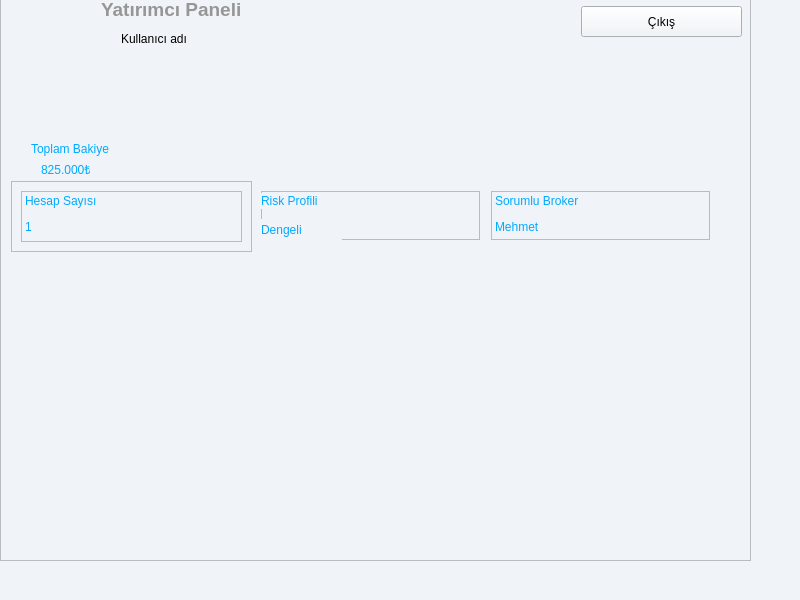
<?xml version="1.0" encoding="UTF-8"?>
<ui version="4.0">
 <class>MainWindow</class>
 <widget class="QMainWindow" name="MainWindow">
  <property name="geometry">
   <rect>
    <x>0</x>
    <y>0</y>
    <width>800</width>
    <height>600</height>
   </rect>
  </property>
  <property name="windowTitle">
   <string>MainWindow</string>
  </property>
  <property name="styleSheet">
   <string notr="true">background-color: #f0f4f8; /* Görseldeki açık mavi/gri ton */</string>
  </property>
  <widget class="QWidget" name="centralwidget">
   <widget class="QStackedWidget" name="StackWidget">
    <property name="geometry">
     <rect>
      <x>0</x>
      <y>-30</y>
      <width>751</width>
      <height>601</height>
     </rect>
    </property>
    <property name="currentIndex">
     <number>1</number>
    </property>
    <widget class="QWidget" name="LoginPage">
     <widget class="QLabel" name="Logo">
      <property name="geometry">
       <rect>
        <x>310</x>
        <y>70</y>
        <width>141</width>
        <height>91</height>
       </rect>
      </property>
      <property name="styleSheet">
       <string notr="true">background-color: #f0f4f8; /* Görseldeki açık mavi/gri ton */</string>
      </property>
      <property name="text">
       <string/>
      </property>
      <property name="pixmap">
       <pixmap>../../QT projects/VTYS/proje adımlar/Ekran görüntüsü 2025-12-08 131220.png</pixmap>
      </property>
     </widget>
     <widget class="QFrame" name="GirisFrame">
      <property name="geometry">
       <rect>
        <x>230</x>
        <y>190</y>
        <width>281</width>
        <height>321</height>
       </rect>
      </property>
      <property name="styleSheet">
       <string notr="true">QFrame {
    background-color: white;
    border-radius: 15px; /* Köşeleri yuvarlatır */
    border: 1px solid #e0e0e0;
}
</string>
      </property>
      <layout class="QVBoxLayout" name="verticalLayout">
       <item>
        <widget class="QLabel" name="label">
         <property name="styleSheet">
          <string notr="true">color:rgb(0, 0, 0)</string>
         </property>
         <property name="text">
          <string>Giriş Tipi</string>
         </property>
        </widget>
       </item>
       <item>
        <widget class="QComboBox" name="comboBox">
         <property name="styleSheet">
          <string notr="true">QComboBox {
    border: 1px solid #ccc;
    border-radius: 8px;
    padding: 5px;
    color: #333333; /* Yazı rengini KOYU GRİ/SİYAH yapar */
    background-color: #ffffff; /* Arka planı BEYAZ yapar */
}
/* Açılan listenin kendisi */
QComboBox QAbstractItemView {
    color: #333333; /* Liste elemanlarının yazı rengi */
    background-color: #ffffff; /* Liste arka planı */
    selection-background-color: #2b5cff; /* Üzerine gelince mavi olsun */
    selection-color: white; /* Seçili olanın yazısı beyaz olsun */
}</string>
         </property>
         <item>
          <property name="text">
           <string>Yatırımcı Hesabı</string>
          </property>
         </item>
         <item>
          <property name="text">
           <string>Broker Hesabı</string>
          </property>
         </item>
         <item>
          <property name="text">
           <string>Yeni Üye Kaydı</string>
          </property>
         </item>
        </widget>
       </item>
       <item>
        <widget class="QLabel" name="label_2">
         <property name="styleSheet">
          <string notr="true">color: rgb(0,0,0)
</string>
         </property>
         <property name="text">
          <string>Kullanıcı Adınız</string>
         </property>
        </widget>
       </item>
       <item>
        <widget class="QLineEdit" name="lineEdit">
         <property name="styleSheet">
          <string notr="true">QLineEdit {
    border: 1px solid #ccc;
    border-radius: 8px;
    padding: 8px;
    background-color: #f9f9f9; /* Hafif gri arka plan */
    color: #333333; /* Yazı rengini KOYU GRİ/SİYAH yapar - ÇÖZÜM BU SATIRDA */
}

QLineEdit:focus {
    border: 2px solid #2b5cff;
    background-color: #ffffff; /* Tıklayınca arka plan tam beyaz olsun */
}</string>
         </property>
         <property name="text">
          <string/>
         </property>
         <property name="placeholderText">
          <string>kullanici.Adi</string>
         </property>
        </widget>
       </item>
       <item>
        <widget class="QLabel" name="label_3">
         <property name="styleSheet">
          <string notr="true">color: rgb(0,0,0)</string>
         </property>
         <property name="text">
          <string>Kullanıcı Şifreniz</string>
         </property>
        </widget>
       </item>
       <item>
        <widget class="QLineEdit" name="lineEdit_2">
         <property name="styleSheet">
          <string notr="true">QLineEdit {
    border: 1px solid #ccc;
    border-radius: 8px;
    padding: 8px;
    background-color: #f9f9f9; /* Hafif gri arka plan */
    color: #333333; /* Yazı rengini KOYU GRİ/SİYAH yapar - ÇÖZÜM BU SATIRDA */
}

QLineEdit:focus {
    border: 2px solid #2b5cff;
    background-color: #ffffff; /* Tıklayınca arka plan tam beyaz olsun */
}</string>
         </property>
         <property name="text">
          <string/>
         </property>
         <property name="echoMode">
          <enum>QLineEdit::EchoMode::Password</enum>
         </property>
         <property name="placeholderText">
          <string>kullanici.sifre</string>
         </property>
        </widget>
       </item>
       <item>
        <widget class="QPushButton" name="pushButton">
         <property name="styleSheet">
          <string notr="true">QPushButton {
    background-color: #2b5cff; /* O parlak mavi renk */
    color: white;
    border-radius: 8px;
    padding: 10px;
    font-weight: bold;
    font-size: 14px;
}
QPushButton:hover {
    background-color: #1a45d0; /* Üzerine gelince koyulaşsın */
}</string>
         </property>
         <property name="text">
          <string>Giriş Yap</string>
         </property>
        </widget>
       </item>
      </layout>
     </widget>
     <widget class="QLabel" name="Baslik">
      <property name="geometry">
       <rect>
        <x>290</x>
        <y>170</y>
        <width>181</width>
        <height>16</height>
       </rect>
      </property>
      <property name="palette">
       <palette>
        <active>
         <colorrole role="WindowText">
          <brush brushstyle="SolidPattern">
           <color alpha="255">
            <red>0</red>
            <green>0</green>
            <blue>0</blue>
           </color>
          </brush>
         </colorrole>
         <colorrole role="Button">
          <brush brushstyle="SolidPattern">
           <color alpha="255">
            <red>240</red>
            <green>244</green>
            <blue>248</blue>
           </color>
          </brush>
         </colorrole>
         <colorrole role="Text">
          <brush brushstyle="SolidPattern">
           <color alpha="255">
            <red>0</red>
            <green>0</green>
            <blue>0</blue>
           </color>
          </brush>
         </colorrole>
         <colorrole role="ButtonText">
          <brush brushstyle="SolidPattern">
           <color alpha="255">
            <red>0</red>
            <green>0</green>
            <blue>0</blue>
           </color>
          </brush>
         </colorrole>
         <colorrole role="Base">
          <brush brushstyle="SolidPattern">
           <color alpha="255">
            <red>240</red>
            <green>244</green>
            <blue>248</blue>
           </color>
          </brush>
         </colorrole>
         <colorrole role="Window">
          <brush brushstyle="SolidPattern">
           <color alpha="255">
            <red>240</red>
            <green>244</green>
            <blue>248</blue>
           </color>
          </brush>
         </colorrole>
         <colorrole role="PlaceholderText">
          <brush brushstyle="SolidPattern">
           <color alpha="128">
            <red>0</red>
            <green>0</green>
            <blue>0</blue>
           </color>
          </brush>
         </colorrole>
        </active>
        <inactive>
         <colorrole role="WindowText">
          <brush brushstyle="SolidPattern">
           <color alpha="255">
            <red>0</red>
            <green>0</green>
            <blue>0</blue>
           </color>
          </brush>
         </colorrole>
         <colorrole role="Button">
          <brush brushstyle="SolidPattern">
           <color alpha="255">
            <red>240</red>
            <green>244</green>
            <blue>248</blue>
           </color>
          </brush>
         </colorrole>
         <colorrole role="Text">
          <brush brushstyle="SolidPattern">
           <color alpha="255">
            <red>0</red>
            <green>0</green>
            <blue>0</blue>
           </color>
          </brush>
         </colorrole>
         <colorrole role="ButtonText">
          <brush brushstyle="SolidPattern">
           <color alpha="255">
            <red>0</red>
            <green>0</green>
            <blue>0</blue>
           </color>
          </brush>
         </colorrole>
         <colorrole role="Base">
          <brush brushstyle="SolidPattern">
           <color alpha="255">
            <red>240</red>
            <green>244</green>
            <blue>248</blue>
           </color>
          </brush>
         </colorrole>
         <colorrole role="Window">
          <brush brushstyle="SolidPattern">
           <color alpha="255">
            <red>240</red>
            <green>244</green>
            <blue>248</blue>
           </color>
          </brush>
         </colorrole>
         <colorrole role="PlaceholderText">
          <brush brushstyle="SolidPattern">
           <color alpha="128">
            <red>0</red>
            <green>0</green>
            <blue>0</blue>
           </color>
          </brush>
         </colorrole>
        </inactive>
        <disabled>
         <colorrole role="WindowText">
          <brush brushstyle="SolidPattern">
           <color alpha="255">
            <red>0</red>
            <green>0</green>
            <blue>0</blue>
           </color>
          </brush>
         </colorrole>
         <colorrole role="Button">
          <brush brushstyle="SolidPattern">
           <color alpha="255">
            <red>240</red>
            <green>244</green>
            <blue>248</blue>
           </color>
          </brush>
         </colorrole>
         <colorrole role="Text">
          <brush brushstyle="SolidPattern">
           <color alpha="255">
            <red>0</red>
            <green>0</green>
            <blue>0</blue>
           </color>
          </brush>
         </colorrole>
         <colorrole role="ButtonText">
          <brush brushstyle="SolidPattern">
           <color alpha="255">
            <red>0</red>
            <green>0</green>
            <blue>0</blue>
           </color>
          </brush>
         </colorrole>
         <colorrole role="Base">
          <brush brushstyle="SolidPattern">
           <color alpha="255">
            <red>240</red>
            <green>244</green>
            <blue>248</blue>
           </color>
          </brush>
         </colorrole>
         <colorrole role="Window">
          <brush brushstyle="SolidPattern">
           <color alpha="255">
            <red>240</red>
            <green>244</green>
            <blue>248</blue>
           </color>
          </brush>
         </colorrole>
         <colorrole role="PlaceholderText">
          <brush brushstyle="SolidPattern">
           <color alpha="128">
            <red>0</red>
            <green>0</green>
            <blue>0</blue>
           </color>
          </brush>
         </colorrole>
        </disabled>
       </palette>
      </property>
      <property name="font">
       <font>
        <family>Bodoni MT</family>
        <pointsize>14</pointsize>
        <italic>false</italic>
        <bold>true</bold>
       </font>
      </property>
      <property name="styleSheet">
       <string notr="true">font: 700 14pt &quot;Bodoni MT&quot;;
color: rgb(0, 0, 0);
</string>
      </property>
      <property name="text">
       <string>Yatırım Takip Sistemi</string>
      </property>
      <property name="textFormat">
       <enum>Qt::TextFormat::AutoText</enum>
      </property>
      <property name="scaledContents">
       <bool>false</bool>
      </property>
      <property name="alignment">
       <set>Qt::AlignmentFlag::AlignLeading|Qt::AlignmentFlag::AlignLeft|Qt::AlignmentFlag::AlignVCenter</set>
      </property>
     </widget>
    </widget>
    <widget class="QWidget" name="page_3">
     <widget class="QWidget" name="verticalLayoutWidget">
      <property name="geometry">
       <rect>
        <x>0</x>
        <y>0</y>
        <width>751</width>
        <height>591</height>
       </rect>
      </property>
      <layout class="QVBoxLayout" name="verticalLayout_2">
       <item>
        <widget class="QScrollArea" name="scrollArea">
         <property name="widgetResizable">
          <bool>true</bool>
         </property>
         <widget class="QWidget" name="scrollAreaWidgetContents">
          <property name="geometry">
           <rect>
            <x>0</x>
            <y>0</y>
            <width>745</width>
            <height>585</height>
           </rect>
          </property>
          <widget class="QWidget" name="widget" native="true">
           <property name="geometry">
            <rect>
             <x>10</x>
             <y>160</y>
             <width>711</width>
             <height>121</height>
            </rect>
           </property>
           <property name="styleSheet">
            <string notr="true">color : rgb(0, 170, 255)</string>
           </property>
           <widget class="QLabel" name="label_8">
            <property name="geometry">
             <rect>
              <x>20</x>
              <y>10</y>
              <width>91</width>
              <height>16</height>
             </rect>
            </property>
            <property name="text">
             <string>Toplam Bakiye</string>
            </property>
           </widget>
           <widget class="QLabel" name="BakiyeMiktar">
            <property name="geometry">
             <rect>
              <x>30</x>
              <y>30</y>
              <width>49</width>
              <height>16</height>
             </rect>
            </property>
            <property name="text">
             <string>825.000₺◘</string>
            </property>
           </widget>
           <widget class="QFrame" name="frame">
            <property name="geometry">
             <rect>
              <x>0</x>
              <y>50</y>
              <width>241</width>
              <height>71</height>
             </rect>
            </property>
            <property name="frameShape">
             <enum>QFrame::Shape::StyledPanel</enum>
            </property>
            <property name="frameShadow">
             <enum>QFrame::Shadow::Raised</enum>
            </property>
            <layout class="QHBoxLayout" name="horizontalLayout">
             <item>
              <widget class="QFrame" name="HesapSayisiFrame">
               <property name="frameShape">
                <enum>QFrame::Shape::StyledPanel</enum>
               </property>
               <property name="frameShadow">
                <enum>QFrame::Shadow::Raised</enum>
               </property>
               <widget class="QLabel" name="label_10">
                <property name="geometry">
                 <rect>
                  <x>4</x>
                  <y>2</y>
                  <width>91</width>
                  <height>16</height>
                 </rect>
                </property>
                <property name="text">
                 <string>Hesap Sayısı</string>
                </property>
               </widget>
               <widget class="QLabel" name="HesapSayisi">
                <property name="geometry">
                 <rect>
                  <x>4</x>
                  <y>28</y>
                  <width>101</width>
                  <height>16</height>
                 </rect>
                </property>
                <property name="text">
                 <string>1</string>
                </property>
               </widget>
              </widget>
             </item>
            </layout>
           </widget>
           <widget class="QFrame" name="RiskProfiliFrame">
            <property name="geometry">
             <rect>
              <x>250</x>
              <y>60</y>
              <width>219</width>
              <height>49</height>
             </rect>
            </property>
            <property name="frameShape">
             <enum>QFrame::Shape::StyledPanel</enum>
            </property>
            <property name="frameShadow">
             <enum>QFrame::Shadow::Raised</enum>
            </property>
            <widget class="QLabel" name="label_9">
             <property name="geometry">
              <rect>
               <x>0</x>
               <y>2</y>
               <width>81</width>
               <height>16</height>
              </rect>
             </property>
             <property name="text">
              <string>Risk Profili</string>
             </property>
            </widget>
            <widget class="QLabel" name="label_11">
             <property name="geometry">
              <rect>
               <x>0</x>
               <y>28</y>
               <width>81</width>
               <height>21</height>
              </rect>
             </property>
             <property name="text">
              <string>Dengeli</string>
             </property>
            </widget>
           </widget>
           <widget class="QFrame" name="BrokerinfoFrame">
            <property name="geometry">
             <rect>
              <x>480</x>
              <y>60</y>
              <width>219</width>
              <height>49</height>
             </rect>
            </property>
            <property name="frameShape">
             <enum>QFrame::Shape::StyledPanel</enum>
            </property>
            <property name="frameShadow">
             <enum>QFrame::Shadow::Raised</enum>
            </property>
            <widget class="QLabel" name="label_12">
             <property name="geometry">
              <rect>
               <x>4</x>
               <y>2</y>
               <width>91</width>
               <height>16</height>
              </rect>
             </property>
             <property name="text">
              <string>Sorumlu Broker</string>
             </property>
            </widget>
            <widget class="QLabel" name="label_13">
             <property name="geometry">
              <rect>
               <x>4</x>
               <y>28</y>
               <width>101</width>
               <height>16</height>
              </rect>
             </property>
             <property name="text">
              <string>Mehmet</string>
             </property>
            </widget>
           </widget>
          </widget>
          <widget class="QWidget" name="widget_2" native="true">
           <property name="geometry">
            <rect>
             <x>0</x>
             <y>10</y>
             <width>751</width>
             <height>81</height>
            </rect>
           </property>
           <widget class="QLabel" name="label_4">
            <property name="geometry">
             <rect>
              <x>30</x>
              <y>10</y>
              <width>49</width>
              <height>16</height>
             </rect>
            </property>
            <property name="text">
             <string/>
            </property>
           </widget>
           <widget class="QLabel" name="label_5">
            <property name="geometry">
             <rect>
              <x>20</x>
              <y>10</y>
              <width>91</width>
              <height>71</height>
             </rect>
            </property>
            <property name="text">
             <string/>
            </property>
            <property name="pixmap">
             <pixmap>../../QT projects/VTYS/proje adımlar/Ekran görüntüsü 2025-12-08 152749.png</pixmap>
            </property>
           </widget>
           <widget class="QLabel" name="label_6">
            <property name="geometry">
             <rect>
              <x>120</x>
              <y>50</y>
              <width>91</width>
              <height>16</height>
             </rect>
            </property>
            <property name="styleSheet">
             <string notr="true">color: rgb(0,0,0)
</string>
            </property>
            <property name="text">
             <string>Kullanıcı adı</string>
            </property>
           </widget>
           <widget class="QLabel" name="label_7">
            <property name="geometry">
             <rect>
              <x>100</x>
              <y>20</y>
              <width>141</width>
              <height>16</height>
             </rect>
            </property>
            <property name="font">
             <font>
              <pointsize>14</pointsize>
              <bold>true</bold>
             </font>
            </property>
            <property name="styleSheet">
             <string notr="true">color : rgb(150,150,150)
</string>
            </property>
            <property name="text">
             <string>Yatırımcı Paneli</string>
            </property>
           </widget>
           <widget class="QPushButton" name="pushButton_2">
            <property name="geometry">
             <rect>
              <x>580</x>
              <y>25</y>
              <width>161</width>
              <height>31</height>
             </rect>
            </property>
            <property name="styleSheet">
             <string notr="true">color: rgb(0,0,0)
</string>
            </property>
            <property name="text">
             <string>Çıkış</string>
            </property>
            <property name="icon">
             <iconset>
              <normaloff>../../QT projects/VTYS/proje adımlar/logout.png</normaloff>../../QT projects/VTYS/proje adımlar/logout.png</iconset>
            </property>
            <property name="iconSize">
             <size>
              <width>24</width>
              <height>24</height>
             </size>
            </property>
           </widget>
          </widget>
         </widget>
        </widget>
       </item>
      </layout>
     </widget>
    </widget>
    <widget class="QWidget" name="investorPage"/>
   </widget>
  </widget>
  <widget class="QMenuBar" name="menubar">
   <property name="geometry">
    <rect>
     <x>0</x>
     <y>0</y>
     <width>800</width>
     <height>33</height>
    </rect>
   </property>
  </widget>
  <widget class="QStatusBar" name="statusbar"/>
 </widget>
 <resources/>
 <connections/>
</ui>
